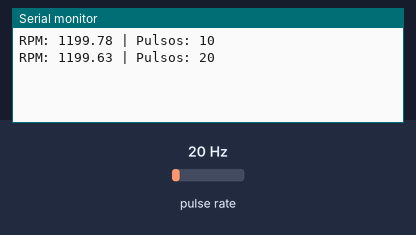
Recording of a sketch running on a simulated Arduino Uno, built with avr-gcc and run on an emulated ATmega328P. On the bench: the last lines printed to the serial monitor. Wiring (inferred from the names in the program): pulse sensor: data pin 2. The test bench sets the inputs (shaded band); at power-on: pulse rate 20 Hz.

Above: at 1.2 s.
1.3 s: pulse rate (sensor on pin 2) set to 4 Hz
At 1.9 s:
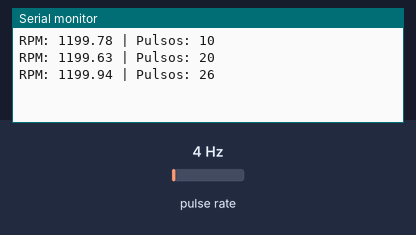
2.8 s: pulse rate (sensor on pin 2) set to 50 Hz
At 2.81 s:
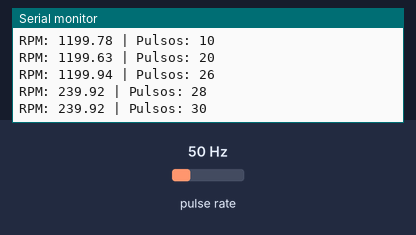
Timing chart, 0 to 5.8 s (numbered marks = the images above; inputs shaded):
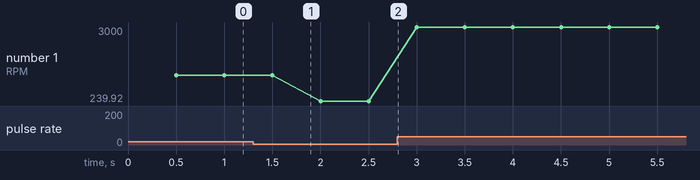

Measured:
- after the input at 1.3 s, the serial monitor: prints a new line after 0.20 s (image 1)
- plotted number 1: 1199.63 → 239.92 after the input at 1.3 s, 239.92 → 3000 after the input at 2.8 s

The sketch:

teste_rpm_2.ino
```cpp
#define HALL_PIN 2

volatile unsigned long lastPulseMicros = 0;
volatile float rpmInstant = 0;
volatile unsigned long pulseCount = 0;

float rpmFiltered = 0;
const float alpha = 0.2;
const float decayRate = 50; // RPM por segundo

unsigned long lastUpdateMillis = 0;

void setup() {
  Serial.begin(9600);
  pinMode(HALL_PIN, INPUT_PULLUP);
  attachInterrupt(digitalPinToInterrupt(HALL_PIN), pulseDetected, RISING);
}

void loop() {
  unsigned long currentMillis = millis();

  // Criar cópia atômica das variáveis usadas na ISR
  noInterrupts();
  float rpmCopy = rpmInstant;
  unsigned long lastPulseCopy = lastPulseMicros;
  unsigned long pulseCountCopy = pulseCount;
  interrupts();

  // Atualiza filtro exponencial
  rpmFiltered = (alpha * rpmCopy) + ((1 - alpha) * rpmFiltered);

  // Se não teve pulso recente, aplica decaimento
  // Considera que 100 ms sem pulso já é inatividade
  if ((currentMillis - (lastPulseCopy / 1000)) > 100) {
    // tempo decorrido desde a última atualização do filtro
    float deltaTime = (currentMillis - lastUpdateMillis) / 1000.0;

    if (rpmFiltered > 0) {
      rpmFiltered -= decayRate * deltaTime;
      if (rpmFiltered < 0) rpmFiltered = 0;
    }
  }

  // Atualiza tempo da última atualização do filtro
  lastUpdateMillis = currentMillis;

  // Imprime a cada 500 ms
  static unsigned long lastPrintMillis = 0;
  if (currentMillis - lastPrintMillis >= 500) {
    lastPrintMillis = currentMillis;
    Serial.print("RPM: ");
    Serial.print(rpmFiltered);
    Serial.print(" | Pulsos: ");
    Serial.println(pulseCountCopy);
  }
}

void pulseDetected() {
  unsigned long nowMicros = micros();
  unsigned long diff = nowMicros - lastPulseMicros;

  if (lastPulseMicros > 0 && diff > 0) {
    rpmInstant = 60000000.0 / diff;
  }

  lastPulseMicros = nowMicros;
  pulseCount++;
}
```
